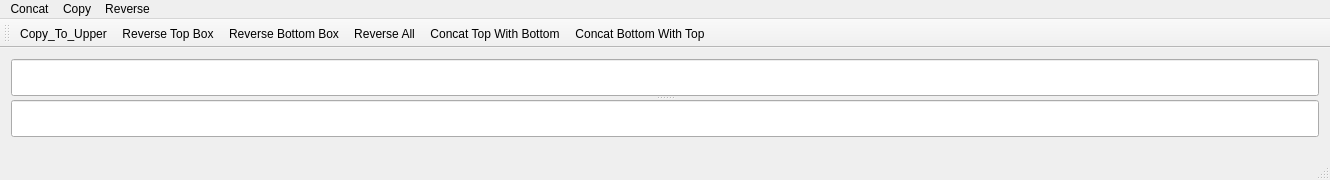
<?xml version="1.0" encoding="UTF-8"?>
<ui version="4.0">
 <class>MainWindow</class>
 <widget class="QMainWindow" name="MainWindow">
  <property name="windowModality">
   <enum>Qt::NonModal</enum>
  </property>
  <property name="geometry">
   <rect>
    <x>0</x>
    <y>0</y>
    <width>1330</width>
    <height>180</height>
   </rect>
  </property>
  <property name="minimumSize">
   <size>
    <width>660</width>
    <height>180</height>
   </size>
  </property>
  <property name="maximumSize">
   <size>
    <width>1330</width>
    <height>180</height>
   </size>
  </property>
  <property name="contextMenuPolicy">
   <enum>Qt::DefaultContextMenu</enum>
  </property>
  <property name="windowTitle">
   <string>MainWindow</string>
  </property>
  <widget class="QWidget" name="centralWidget">
   <layout class="QVBoxLayout" name="verticalLayout">
    <item>
     <widget class="QSplitter" name="splitter">
      <property name="font">
       <font>
        <pointsize>11</pointsize>
       </font>
      </property>
      <property name="orientation">
       <enum>Qt::Vertical</enum>
      </property>
      <widget class="QLineEdit" name="lineEdit">
       <property name="font">
        <font>
         <pointsize>11</pointsize>
        </font>
       </property>
      </widget>
      <widget class="QLineEdit" name="lineEdit_2">
       <property name="font">
        <font>
         <pointsize>11</pointsize>
        </font>
       </property>
      </widget>
     </widget>
    </item>
   </layout>
  </widget>
  <widget class="QToolBar" name="mainToolBar">
   <attribute name="toolBarArea">
    <enum>TopToolBarArea</enum>
   </attribute>
   <attribute name="toolBarBreak">
    <bool>false</bool>
   </attribute>
   <addaction name="actionCopy_To_Upper"/>
   <addaction name="actionReverse_Top_Box"/>
   <addaction name="actionReverse_Bottom_Box"/>
   <addaction name="actionReverse_All"/>
   <addaction name="actionConcat_Top_With_Bottom"/>
   <addaction name="actionConcat_Bottom_With_Top"/>
  </widget>
  <widget class="QStatusBar" name="statusBar">
   <property name="font">
    <font>
     <family>Showcard Gothic</family>
     <pointsize>14</pointsize>
     <weight>50</weight>
     <italic>false</italic>
     <bold>false</bold>
    </font>
   </property>
  </widget>
  <widget class="QMenuBar" name="menuBar">
   <property name="geometry">
    <rect>
     <x>0</x>
     <y>0</y>
     <width>1330</width>
     <height>21</height>
    </rect>
   </property>
   <widget class="QMenu" name="menuCopy">
    <property name="title">
     <string>Copy</string>
    </property>
    <addaction name="actionCopy_To_Upper"/>
   </widget>
   <widget class="QMenu" name="menuReverse">
    <property name="title">
     <string>Reverse</string>
    </property>
    <addaction name="actionReverse_Top_Box"/>
    <addaction name="actionReverse_Bottom_Box"/>
    <addaction name="actionReverse_All"/>
   </widget>
   <widget class="QMenu" name="menuConcat">
    <property name="title">
     <string>Concat</string>
    </property>
    <addaction name="actionConcat_Top_With_Bottom"/>
    <addaction name="actionConcat_Bottom_With_Top"/>
   </widget>
   <addaction name="menuConcat"/>
   <addaction name="menuCopy"/>
   <addaction name="menuReverse"/>
  </widget>
  <action name="actionClear_Top_Box">
   <property name="text">
    <string>Clear Top Box</string>
   </property>
  </action>
  <action name="actionClear_Bottom_Box">
   <property name="text">
    <string>Clear Bottom Box</string>
   </property>
  </action>
  <action name="actionFrom_Top_Box_to_Bottom_Box">
   <property name="text">
    <string>From Top Box to Bottom Box</string>
   </property>
  </action>
  <action name="actionCopy_To_Upper">
   <property name="text">
    <string>Copy_To_Upper</string>
   </property>
  </action>
  <action name="actionSwap">
   <property name="text">
    <string>Swap</string>
   </property>
  </action>
  <action name="actionClear_All">
   <property name="text">
    <string>Clear All</string>
   </property>
  </action>
  <action name="actionReverse_Top_Box">
   <property name="text">
    <string>Reverse Top Box</string>
   </property>
  </action>
  <action name="actionReverse_Bottom_Box">
   <property name="text">
    <string>Reverse Bottom Box</string>
   </property>
  </action>
  <action name="actionReverse_All">
   <property name="text">
    <string>Reverse All</string>
   </property>
  </action>
  <action name="actionConcat_Top_With_Bottom">
   <property name="text">
    <string>Concat Top With Bottom</string>
   </property>
  </action>
  <action name="actionConcat_Bottom_With_Top">
   <property name="text">
    <string>Concat Bottom With Top</string>
   </property>
  </action>
 </widget>
 <layoutdefault spacing="6" margin="11"/>
 <resources/>
 <connections/>
</ui>
